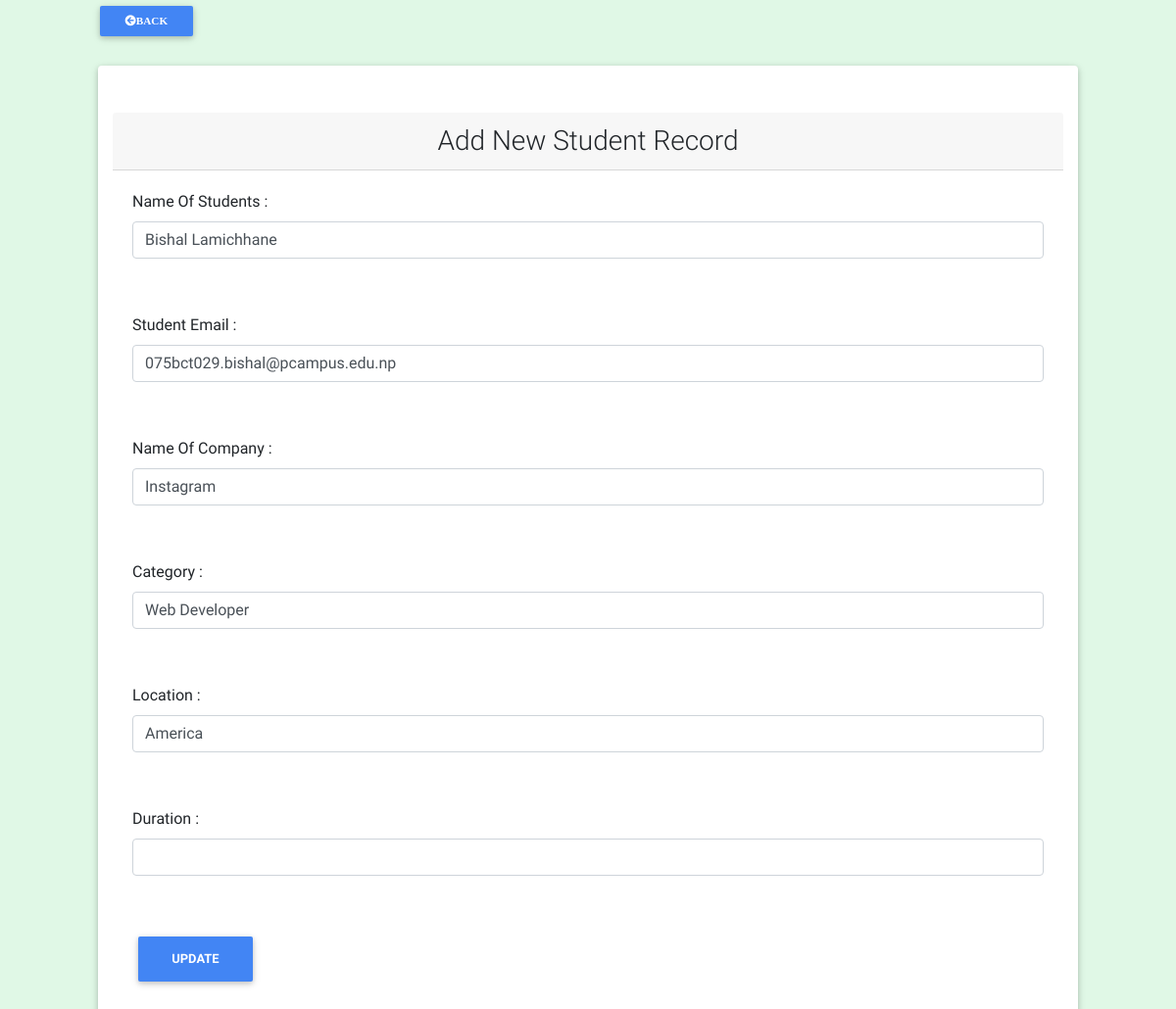
Page /admin/updatestudent.php?id=2 on the committed database.
### tables this page shows
CREATE TABLE `student_location` (
  `id` int(11) NOT NULL,
  `name` varchar(50) NOT NULL,
  `email` varchar(50) NOT NULL,
  `company` varchar(50) NOT NULL,
  `address` varchar(50) NOT NULL,
  `category` varchar(50) NOT NULL,
  `added_at` timestamp NOT NULL DEFAULT current_timestamp()
);

### admin/updatestudent.php (the view, shortened to what this page needs)
<?php
    require_once './includes/header.php';
    $id = $_SESSION['id'];
    $select = "SELECT * FROM student_location  WHERE id = $id";
    $query = $db->query($select);
    $result = [];
    while($results = $query->fetch_assoc()){
        $resul[] = $results;
        $result = $resul[0];
    }
?>
<div class="ml-5 pl-5">
 <a href="studentLocation.php" class="btn btn-primary btn-sm"><i class="fas fa-arrow-circle-left">Back</i></a>
</div>
<div class=" col-md-10 container my-4 card">
    <h3 class="text-center mt-5 card-header">Add New Student Record</h3>
    <form action="updatedstudent.php" method="POST">
        <div class="form-group card-body">
            <label for="exampleFormControlInput1">Name Of Students :</label>
            <input type="text" class="form-control" name="name" value="<?php echo $result['name']?>">
        </div>
        <div class="form-group card-body">
            <label for="exampleFormControlInput1">Student Email :</label>
            <input type="email" class="form-control" name="email" value = "<?php echo $result['email']?>">
        </div>
        <div class="form-group card-body">
            <label for="exampleFormControlInput1">Name Of Company :</label>
            <input type="text" class="form-control" name="company" value="<?php echo $result['company']?>">
        </div>
        <div class="form-group card-body">
            <label for="exampleFormControlInput1">Category :</label>
            <input type="text" class="form-control" name="category" value="<?php echo $result['category']?>">
        </div>
        <div class="form-group card-body">
            <label for="exampleFormControlInput1">Location :</label>
            <input type="text" class="form-control" name="address" value="<?php echo $result['address']?>">
        </div>
        <div class="form-group card-body">
            <label for="exampleFormControlInput1">Duration :</label>
            <input type="text" class="form-control" name="duration" value="<?php echo $result['duration']?>">
        </div>
        <div class="form-group card-body">
            <button type="submit" class="btn btn-primary font-weight-bold" name = "updateButton">Update</button>
        </div>
    </form>
</div>

### admin/includes/header.php (style rules this page uses)
html body { background-color: #E0F8E6; z-index: 1; }
a { margin: 10px; font-weight: 400; }

### rows in the picture
student_location: name "Bishal Lamichhane", email "075bct029.bishal@pcampus.edu.np", company "Instagram", category "Web Developer", address "America"
